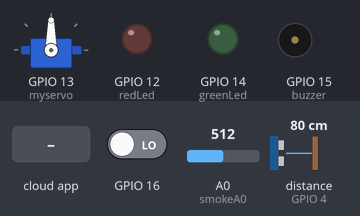
Simulated run of this sketch. Board: ESP8266 (NodeMCU). On the bench: servo, output pins drawn as LEDs (lit = HIGH), buzzer (waves = sounding, pin HIGH). The inputs (shaded band) are chosen by the test bench; at power-on: distance to the obstacle (sensor on GPIO 4) 80 cm, A0 (smokeA0) = 512, GPIO 16 LOW. The echo pulse lasts 58.3 µs per cm; WiFi joins after 1.5 s; servers stay silent unless stated; the Firebase database answers and starts empty; pins used as bus, display or sensor lines are not drawn; what the sketch prints to the serial monitor is not drawn.

Above: at 2.7 s.
2.8 s: the phone or cloud app sets on to 1
At 4.2 s:
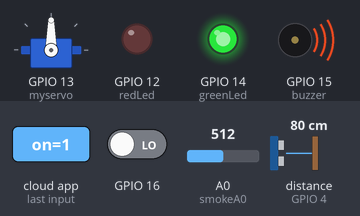
4.5 s: distance to the obstacle (sensor on GPIO 4) set to 35 cm
6.0 s: distance to the obstacle (sensor on GPIO 4) set to 29 cm
At 6.7 s:
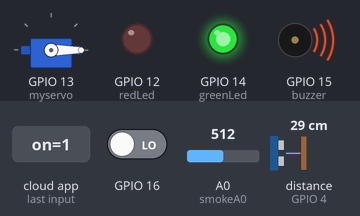
9.0 s: A0 (smokeA0) set to 126
11.2 s: A0 (smokeA0) set to 114
At 13.2 s:
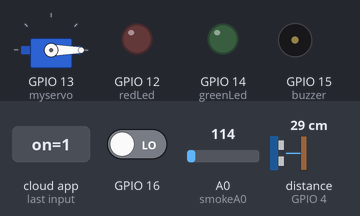
14.2 s: GPIO 16 driven HIGH
At 17.1 s:
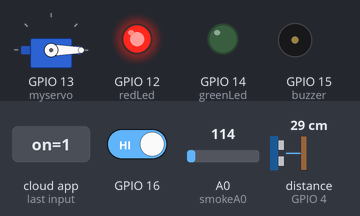
Timing chart, 0 to 18.2 s (numbered marks = the images above; inputs shaded):
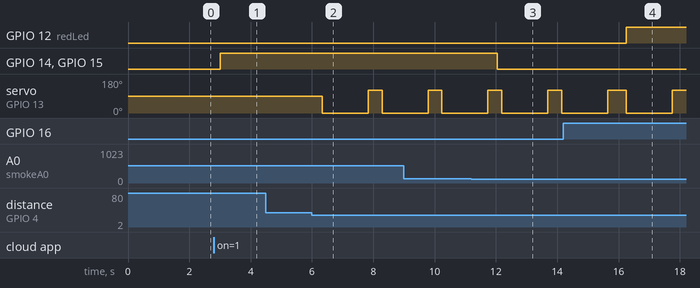

The sketch:

home.ino
```cpp
#include <ESP8266WiFi.h>
#include <FirebaseESP8266.h>
#include <Servo.h>
#define FIREBASE_HOST "https://smart-home-e9932-default-rtdb.asia-southeast1.firebasedatabase.app"
#define FIREBASE_AUTH "Dio9TOJkBY9eOKjfPPnOZXzxqFJBE3bx364upTv4"
#define WIFI_SSID ":)"
#define WIFI_PASSWORD "azamat2018$"
#define echoPin 4
#define trigPin 5
FirebaseData firebaseData;
Servo myservo;
long duration;
int distance;
int pos = 120;
int redLed = 12;
int greenLed = 14;
int buzzer = 15;
int smokeA0 = A0;
int sensorThres = 120;

void setup() {
  myservo.attach(13);
  pinMode(redLed, OUTPUT);
  pinMode(greenLed, OUTPUT);
  pinMode(buzzer, OUTPUT);
  pinMode(smokeA0, INPUT);
  pinMode(trigPin, OUTPUT);
  pinMode(echoPin, INPUT);
  pinMode(16, INPUT);

  Serial.begin(115200);
  WiFi.begin(WIFI_SSID, WIFI_PASSWORD);
  Serial.print("Connecting to ");
  Serial.print(WIFI_SSID);

  while (WiFi.status() != WL_CONNECTED) {
    Serial.print(".");
    delay(500);
  }

  Serial.println();
  Serial.print("Connected to ");
  Serial.println(WIFI_SSID);
  Serial.print("IP Address is : ");
  Serial.println(WiFi.localIP());
  Firebase.begin(FIREBASE_HOST, FIREBASE_AUTH);

  Firebase.reconnectWiFi(true);
}

void loop() {
  if (Firebase.getInt(firebaseData, "home/on")) {
    if (firebaseData.intData() == 1) {
      if (Firebase.getInt(firebaseData, "home/door")) {
        if (firebaseData.intData() == 1) {  //7
          myservo.write(0);
          delay(1500);
          myservo.write(120);
          Firebase.setInt(firebaseData, "home/door", 0);
        }
      }
      int analogSensor = analogRead(smokeA0);

      Serial.println("LED is ON");
      if (analogSensor > sensorThres) {
        digitalWrite(greenLed, HIGH);
        digitalWrite(buzzer, HIGH);
        Firebase.setInt(firebaseData, "home/dim", 1);
      } else {
        digitalWrite(buzzer, LOW);
        digitalWrite(greenLed, LOW);
        Firebase.setInt(firebaseData, "home/dim", 0);
      }
      digitalWrite(trigPin, LOW);
      delayMicroseconds(2);
      digitalWrite(trigPin, HIGH);
      delayMicroseconds(10);
      digitalWrite(trigPin, LOW);
      duration = pulseIn(echoPin, HIGH);
      distance = duration * 0.034 / 2;
      if (digitalRead(16) == HIGH) {
        if (distance <= 30) {
          Firebase.setInt(firebaseData, "home/distance", 1);
          digitalWrite(redLed, HIGH);
          myservo.write(0);
          delay(1500);
          myservo.write(120);
        } else {
          Firebase.setInt(firebaseData, "home/distance", 0);
          digitalWrite(redLed, LOW);
        }
      } else {
        if (distance <= 30) {
          myservo.write(0);
          delay(1500);
          myservo.write(120);
        }
      }
      Serial.print(distance);
    }
  } else {
    Serial.println("Not Connection wifi");
  }
}
```

Measured:
- the behaviour switches between 32 and 31 cm on distance to the obstacle (sensor on GPIO 4) (found by bisection; images 1 and 2)
- the behaviour switches between 121 and 120 on A0 (smokeA0) (found by bisection; images 2 and 3)
- after the input at 2.8 s, GPIO 14 (greenLed), GPIO 15 (buzzer): LOW → HIGH after 0.20 s
- after the input at 4.5 s, every drawn part: stays the same
- after the input at 6.0 s, servo on GPIO 13 (myservo): 90° → 0° after 0.34 s, → 120° 1.5 s later, → 0° 0.45 s later
- after the input at 11.2 s, GPIO 14 (greenLed), GPIO 15 (buzzer): HIGH → LOW after 0.84 s
- after the input at 14.2 s, GPIO 12 (redLed): LOW → HIGH after 2.0 s
